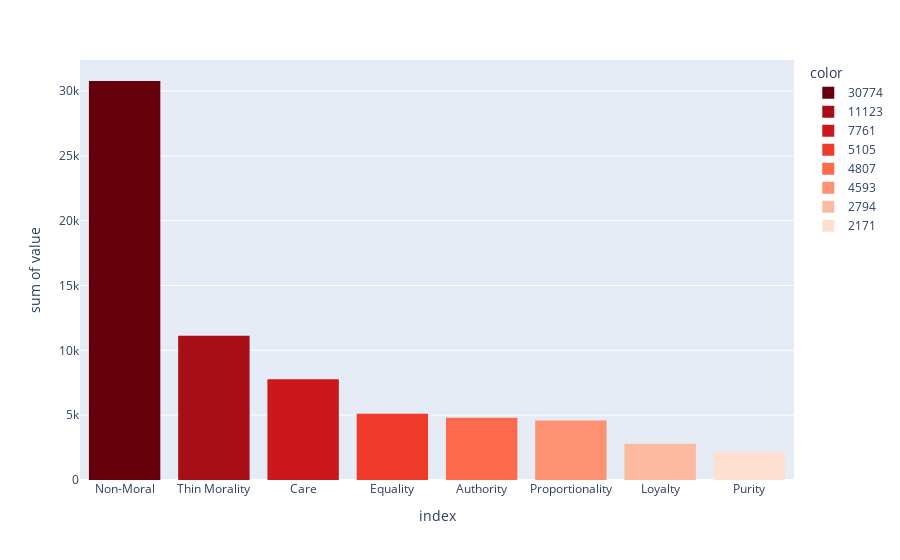

Notebook code for this chart:
### Markdown cell above
### Histogram
Yaga

### Code cell
# create the plot with plotly express and set the color sequence to reds_r and also set label names
fig = px.histogram(labels, x=labels.index, y=[labels.values], color=labels.values, color_discrete_sequence=px.colors.sequential.Reds_r)
# show the plot
fig.show()

### Figure 1 — Plotly figure (JSON) as saved in the notebook; plotly's stock layout.template omitted (floating-point values rounded to 4 significant figures)
{"data": [{"alignmentgroup": "True", "bingroup": "x", "histfunc": "sum", "hovertemplate": "color=30774<br>index=%{x}<br>sum of value=%{y}<extra></extra>", "legendgroup": "30774", "marker": {"color": "rgb(103,0,13)", "pattern": {"shape": ""}}, "name": "30774", "offsetgroup": "30774", "orientation": "v", "showlegend": true, "type": "histogram", "x": ["Non-Moral"], "xaxis": "x", "y": [30774], "yaxis": "y"}, {"alignmentgroup": "True", "bingroup": "x", "histfunc": "sum", "hovertemplate": "color=11123<br>index=%{x}<br>sum of value=%{y}<extra></extra>", "legendgroup": "11123", "marker": {"color": "rgb(165,15,21)", "pattern": {"shape": ""}}, "name": "11123", "offsetgroup": "11123", "orientation": "v", "showlegend": true, "type": "histogram", "x": ["Thin Morality"], "xaxis": "x", "y": [11123], "yaxis": "y"}, {"alignmentgroup": "True", "bingroup": "x", "histfunc": "sum", "hovertemplate": "color=7761<br>index=%{x}<br>sum of value=%{y}<extra></extra>", "legendgroup": "7761", "marker": {"color": "rgb(203,24,29)", "pattern": {"shape": ""}}, "name": "7761", "offsetgroup": "7761", "orientation": "v", "showlegend": true, "type": "histogram", "x": ["Care"], "xaxis": "x", "y": [7761], "yaxis": "y"}, {"alignmentgroup": "True", "bingroup": "x", "histfunc": "sum", "hovertemplate": "color=5105<br>index=%{x}<br>sum of value=%{y}<extra></extra>", "legendgroup": "5105", "marker": {"color": "rgb(239,59,44)", "pattern": {"shape": ""}}, "name": "5105", "offsetgroup": "5105", "orientation": "v", "showlegend": true, "type": "histogram", "x": ["Equality"], "xaxis": "x", "y": [5105], "yaxis": "y"}, {"alignmentgroup": "True", "bingroup": "x", "histfunc": "sum", "hovertemplate": "color=4807<br>index=%{x}<br>sum of value=%{y}<extra></extra>", "legendgroup": "4807", "marker": {"color": "rgb(251,106,74)", "pattern": {"shape": ""}}, "name": "4807", "offsetgroup": "4807", "orientation": "v", "showlegend": true, "type": "histogram", "x": ["Authority"], "xaxis": "x", "y": [4807], "yaxis": "y"}, {"alignmentgroup": "True", "bingroup": "x", "histfunc": "sum", "hovertemplate": "color=4593<br>index=%{x}<br>sum of value=%{y}<extra></extra>", "legendgroup": "4593", "marker": {"color": "rgb(252,146,114)", "pattern": {"shape": ""}}, "name": "4593", "offsetgroup": "4593", "orientation": "v", "showlegend": true, "type": "histogram", "x": ["Proportionality"], "xaxis": "x", "y": [4593], "yaxis": "y"}, {"alignmentgroup": "True", "bingroup": "x", "histfunc": "sum", "hovertemplate": "color=2794<br>index=%{x}<br>sum of value=%{y}<extra></extra>", "legendgroup": "2794", "marker": {"color": "rgb(252,187,161)", "pattern": {"shape": ""}}, "name": "2794", "offsetgroup": "2794", "orientation": "v", "showlegend": true, "type": "histogram", "x": ["Loyalty"], "xaxis": "x", "y": [2794], "yaxis": "y"}, {"alignmentgroup": "True", "bingroup": "x", "histfunc": "sum", "hovertemplate": "color=2171<br>index=%{x}<br>sum of value=%{y}<extra></extra>", "legendgroup": "2171", "marker": {"color": "rgb(254,224,210)", "pattern": {"shape": ""}}, "name": "2171", "offsetgroup": "2171", "orientation": "v", "showlegend": true, "type": "histogram", "x": ["Purity"], "xaxis": "x", "y": [2171], "yaxis": "y"}], "layout": {"barmode": "relative", "legend": {"title": {"text": "color"}, "tracegroupgap": 0}, "margin": {"t": 60}, "xaxis": {"anchor": "y", "domain": [0, 1], "title": {"text": "index"}}, "yaxis": {"anchor": "x", "domain": [0, 1], "title": {"text": "sum of value"}}}}
